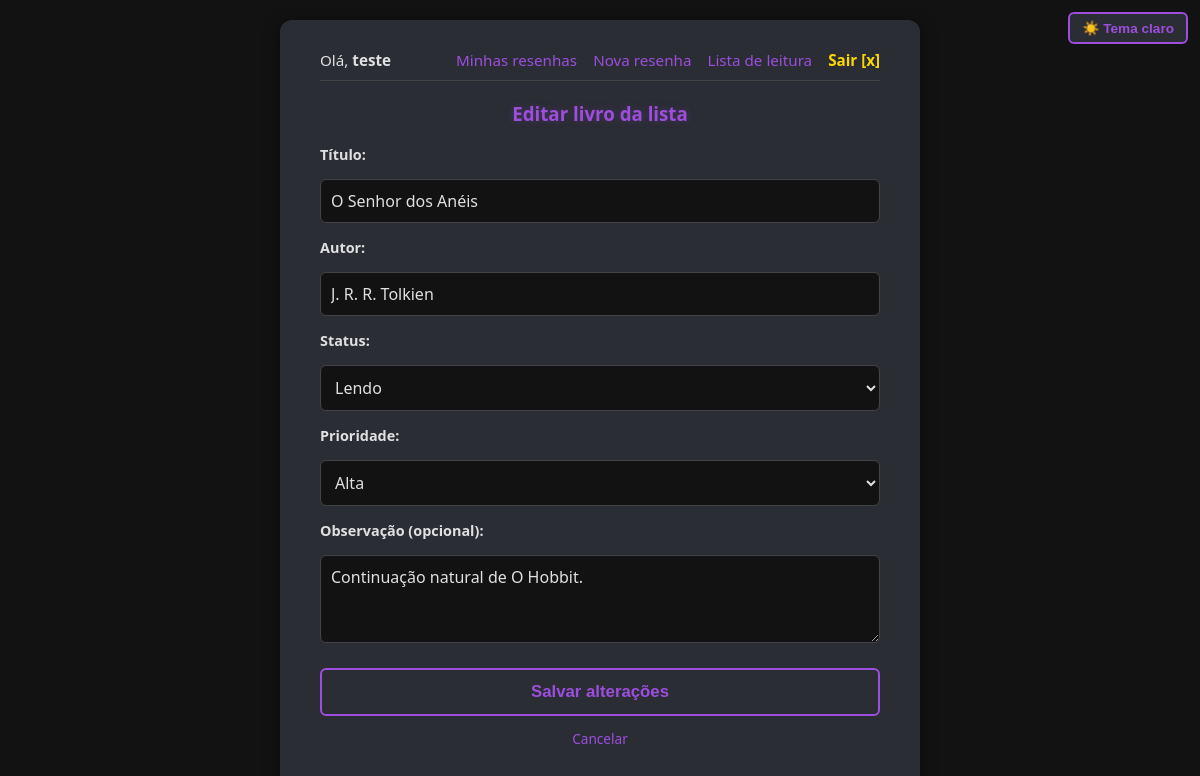
/leitura/1/editar?pagina=1 (signed in), run on the app's committed database.
### tables this page shows
CREATE TABLE usuarios (
                id         INTEGER PRIMARY KEY AUTOINCREMENT,
                username   TEXT NOT NULL UNIQUE COLLATE NOCASE,
                senha_hash TEXT NOT NULL
            );

CREATE TABLE itens_leitura (
                id         INTEGER PRIMARY KEY AUTOINCREMENT,
                usuario_id INTEGER NOT NULL,
                resenha_id INTEGER,
                titulo     TEXT NOT NULL,
                autor      TEXT NOT NULL,
                status     TEXT NOT NULL DEFAULT 'quero_ler' CHECK (status IN ('quero_ler', 'lendo', 'lido')),
                prioridade INTEGER NOT NULL DEFAULT 2 CHECK (prioridade BETWEEN 1 AND 3),
                observacao TEXT NOT NULL DEFAULT '',
                criado_em  TEXT NOT NULL DEFAULT CURRENT_TIMESTAMP,
                FOREIGN KEY (usuario_id) REFERENCES usuarios (id) ON DELETE CASCADE,
                FOREIGN KEY (resenha_id) REFERENCES resenhas (id) ON DELETE SET NULL
            );

### projeto-main/app/controllers/leitura.py (the view, shortened to what this page needs)
@leitura_bp.route("/<int:item_id>/editar", methods=["GET", "POST"])
@login_required
def editar(item_id):
    item = ItemLeitura.buscar_por_id(item_id, g.usuario.id)
    if item is None:
        abort(404)
    pagina = request.args.get("pagina", 1, type=int)
    dados = {"titulo": item.titulo, "autor": item.autor, "status": item.status,
             "prioridade": item.prioridade, "observacao": item.observacao}
    return render_template("leitura_form.html", dados=dados, editando=True, pagina=pagina,
                           status=STATUS, prioridades=PRIORIDADES)

### projeto-main/app/__init__.py (called while the page is built)
@app.context_processor
def variaveis_dos_templates():
    tema = request.cookies.get("tema", "escuro")  # cookie de preferência de tema
    return {"tema": tema if tema in ("claro", "escuro") else "escuro",
            "limite_por_hora": LIMITE_RESENHAS_POR_HORA}

### projeto-main/app/db.py (called while the page is built)
    def __enter__(self):
        self.conn = sqlite3.connect(self.db_path)
        self.conn.row_factory = sqlite3.Row  # acesso às colunas pelo nome: row['id']
        self.cursor = self.conn.cursor()
        self.cursor.execute("PRAGMA foreign_keys = ON")  # ativa chaves estrangeiras
        return self

    def __exit__(self, exc_type, exc_val, exc_tb):
        if exc_type is None:
            self.conn.commit()
        else:
            self.conn.rollback()
        self.conn.close()

### projeto-main/app/models/item_leitura.py (called while the page is built)
    @classmethod
    def buscar_por_id(cls, item_id, usuario_id):
        with DatabaseConnection() as db:
            db.cursor.execute(
                "SELECT * FROM itens_leitura WHERE id = ? AND usuario_id = ?", (item_id, usuario_id)
            )
            linha = db.cursor.fetchone()
        return cls(**dict(linha)) if linha else None

### projeto-main/app/models/usuario.py (called while the page is built)
    @classmethod
    def _de_linha(cls, linha):
        return cls(id=linha["id"], username=linha["username"], senha_hash=linha["senha_hash"])

    @classmethod
    def buscar_por_id(cls, usuario_id):
        with DatabaseConnection() as db:
            db.cursor.execute("SELECT * FROM usuarios WHERE id = ?", (usuario_id,))
            linha = db.cursor.fetchone()
        return cls._de_linha(linha) if linha else None

### projeto-main/app/views/leitura_form.html (shortened to what this page needs)
{% extends "base.html" %}
{% block content %}
    <h3>{{ 'Editar livro da lista' if editando else 'Adicionar à lista de leitura' }}</h3>
    <form method="POST">
        <label>Título:</label>
        <input type="text" name="titulo" value="{{ dados.titulo or '' }}" maxlength="200" required autofocus>
        <label>Autor:</label>
        <input type="text" name="autor" value="{{ dados.autor or '' }}" maxlength="120" required>
        <label>Status:</label>
        <select name="status" required>
            {% for chave, texto in status.items() %}
            <option value="{{ chave }}" {{ 'selected' if dados.status == chave }}>{{ texto }}</option>
            {% endfor %}
        </select>
        <label>Prioridade:</label>
        <select name="prioridade" required>
            {% for valor, texto in prioridades.items() %}
            <option value="{{ valor }}" {{ 'selected' if dados.prioridade == valor }}>{{ texto }}</option>
            {% endfor %}
        </select>
        <label>Observação (opcional):</label>
        <textarea name="observacao" rows="3" maxlength="500">{{ dados.observacao or '' }}</textarea>
        <button type="submit">{{ 'Salvar alterações' if editando else 'Adicionar à lista' }}</button>
    </form>
    <p class="suave centro"><a href="{{ url_for('leitura.listar', pagina=pagina|default(1)) }}">Cancelar</a></p>
{% endblock %}

### projeto-main/app/views/base.html (shortened to what this page needs)
<!DOCTYPE html>
<html lang="pt-BR" data-tema="{{ tema }}">
<head>
    <link rel="stylesheet" href="{{ url_for('static', filename='css/estilo.css') }}">
</head>
<body>
    <form class="tema-form" method="POST" action="{{ url_for('main.alternar_tema') }}">
        <button type="submit" title="Alternar tema (salvo em cookie)">{{ '☀️ Tema claro' if tema == 'escuro' else '🌙 Tema escuro' }}</button>
    </form>
    <div class="container">
        {% if session.username %}
        <div class="topo">
            <span>Olá, <strong>{{ session.username }}</strong></span>
            <nav>
                <a href="{{ url_for('resenhas.listar') }}">Minhas resenhas</a>
                <a href="{{ url_for('resenhas.nova') }}">Nova resenha</a>
                <a href="{{ url_for('leitura.listar') }}">Lista de leitura</a>
                <a class="sair" href="{{ url_for('auth.logout') }}">Sair [x]</a>
            </nav>
        </div>
        {% endif %}
        {% block content %}{% endblock %}
    </div>
</body>
</html>

### projeto-main/app/static/css/estilo.css (style rules this page uses)
:root, [data-tema="escuro"] { --bg-principal: #121212; --bg-secundario: #2A2D34; --acao-neon: #9D4EDD; --acao-hover: #b774ea; --texto-claro: #E0E0E0; --destaque-amarelo: #FFD700; --erro: #f87171; --sucesso: #4ade80; --info: #60a5fa; --borda: #444; --borda-suave: #3a3d45; --suave: #9aa0aa; --estrela-off: #555; --sombra: rgba(0, 0, 0, 0.5); }
* { box-sizing: border-box; }
body { background-color: var(--bg-principal); color: var(--texto-claro); font-family: 'Segoe UI', Tahoma, Geneva, Verdana, sans-serif; margin: 0; padding: 20px; display: flex; justify-content: center; align-items: flex-start; min-height: 100vh; }
.container { background-color: var(--bg-secundario); padding: 30px 40px; border-radius: 12px; box-shadow: 0 4px 15px var(--sombra); width: 100%; max-width: 640px; margin: auto 0; }
h2, h3 { color: var(--acao-neon); text-align: center; margin-top: 0; text-shadow: 0 0 8px rgba(157, 78, 221, 0.3); }
a { color: var(--acao-neon); text-decoration: none; transition: 0.3s; }
form { display: flex; flex-direction: column; gap: 15px; }
label { font-size: 0.9em; font-weight: bold; }
input, textarea, select { background-color: var(--bg-principal); border: 1px solid var(--borda); color: var(--texto-claro); padding: 10px; border-radius: 6px; font-size: 1em; font-family: inherit; transition: border 0.3s; }
button, .botao { background-color: transparent; color: var(--acao-neon); border: 2px solid var(--acao-neon); padding: 12px; font-size: 1.05em; font-weight: bold; border-radius: 6px; cursor: pointer; transition: all 0.3s ease; margin-top: 10px; text-align: center; display: block; }
.topo { display: flex; justify-content: space-between; align-items: baseline; flex-wrap: wrap; gap: 8px 16px; border-bottom: 1px solid var(--borda); padding-bottom: 10px; margin-bottom: 20px; font-size: 0.95em; }
.topo nav { display: flex; gap: 16px; flex-wrap: wrap; align-items: baseline; }
.topo .sair { color: var(--destaque-amarelo); font-weight: bold; }
.tema-form { position: fixed; top: 12px; right: 12px; display: block; }
.tema-form button { margin: 0; padding: 6px 12px; font-size: 0.85em; background: var(--bg-secundario); }
.suave { color: var(--suave); font-size: 0.85em; }
.centro { text-align: center; }

### data on the page
usuarios: username "teste"
itens_leitura: titulo "O Senhor dos Anéis", autor "J. R. R. Tolkien", observacao "Continuação natural de O Hobbit."

### other printed values
{{ '☀️ Tema claro' if tema == 'escuro' else '🌙 Tema escuro' }} "☀️ Tema claro"
{{ 'Salvar alterações' if editando else 'Adicionar à lista' }} "Salvar alterações"
form field status "Lendo"
form field prioridade "Alta"
